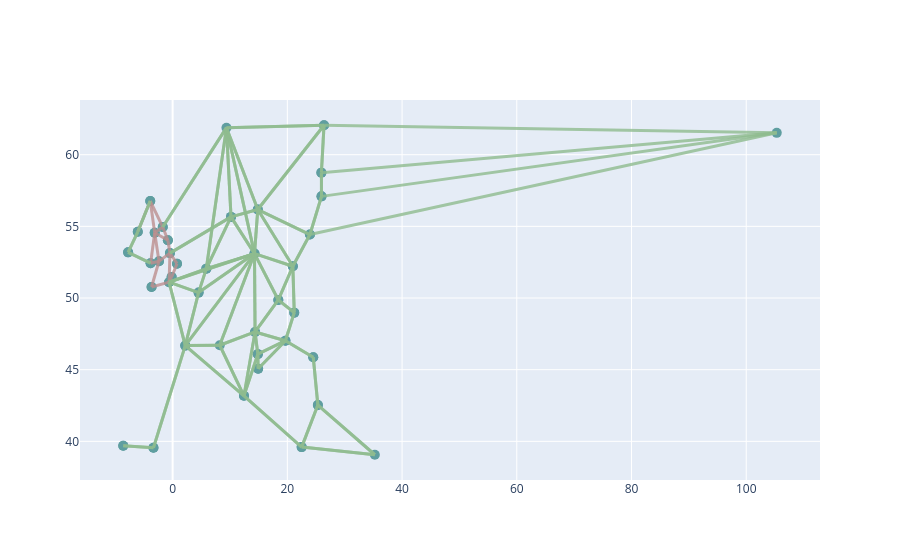

Notebook code cell kept with this figure:
### Code cell
#network.iplot()

### Figure 1 — Plotly figure (JSON) as saved in the notebook; plotly's stock layout.template omitted (floating-point values rounded to 4 significant figures; data arrays with more than 128 entries replaced by an {"elided": "..."} marker saying what was removed)
{"data": [{"hoverinfo": "text", "marker": {"color": "cadetblue", "size": 10}, "mode": "markers", "opacity": 1, "text": ["Bus EN_NorthEast", "Bus EN_NorthWest", "Bus EN_Yorkshire", "Bus EN_EastMidlands", "Bus EN_WestMidlands", "Bus EN_East", "Bus EN_London", "Bus EN_SouthEast", "Bus EN_SouthWest", "Bus EN_Wales", "Bus Scotland", "Bus NorthernIreland", "Bus Austria", "Bus Belgium", "Bus Bulgaria", "Bus Croatia", "Bus Czechia", "Bus Denmark", "Bus Estonia", "Bus Finland", "Bus France", "Bus Germany", "Bus Greece", "Bus Hungary", "Bus Ireland", "Bus Italy", "Bus Latvia", "Bus Lithuania", "Bus Netherlands", "Bus Poland", "Bus Portugal", "Bus Romania", "Bus Slovakia", "Bus Slovenia", "Bus Spain", "Bus Sweden", "Bus Norway", "Bus Switzerland", "Bus Turkey", "Bus Russia", "Bus EN_NorthEast_H2", "Bus EN_NorthWest_H2", "Bus EN_Yorkshire_H2", "Bus EN_EastMidlands_H2", "Bus EN_WestMidlands_H2", "Bus EN_East_H2", "Bus EN_London_H2", "Bus EN_SouthEast_H2", "Bus EN_SouthWest_H2", "Bus EN_Wales_H2", "Bus Scotland_H2", "Bus NorthernIreland_H2", "Bus Austria_H2", "Bus Belgium_H2", "Bus Bulgaria_H2", "Bus Croatia_H2", "Bus Czechia_H2", "Bus Denmark_H2", "Bus Estonia_H2", "Bus Finland_H2", "Bus France_H2", "Bus Germany_H2", "Bus Greece_H2", "Bus Hungary_H2", "Bus Ireland_H2", "Bus Italy_H2", "Bus Latvia_H2", "Bus Lithuania_H2", "Bus Netherlands_H2", "Bus Poland_H2", "Bus Portugal_H2", "Bus Romania_H2", "Bus Slovakia_H2", "Bus Slovenia_H2", "Bus Spain_H2", "Bus Sweden_H2"], "type": "scatter", "x": [-1.72, -3.123, -0.8259, -0.4647, -2.381, 0.7622, -0.1701, -0.6155, -3.673, -3.84, -3.902, -6.074, 14.37, 4.524, 25.32, 14.91, 18.43, 10.18, 25.93, 26.39, 2.202, 14.27, 22.5, 19.67, -7.76, 12.44, 25.96, 23.94, 5.876, 20.96, -8.608, 24.52, 21.2, 14.85, -3.342, 14.85, 9.385, 8.214, 35.25, 105.3, -1.72, -3.123, -0.8259, -0.4647, -2.381, 0.7622, -0.1701, -0.6155, -3.673, -3.84, -3.902, -6.074, 14.37, 4.524, 25.32, 14.91, 18.43, 10.18, 25.93, 26.39, 2.202, 14.27, 22.5, 19.67, -7.76, 12.44, 25.96, 23.94, 5.876, 20.96, -8.608, 24.52, 21.2, 14.85, -3.342, 14.85], "y": [54.95, 54.55, 54.03, 53.13, 52.57, 52.4, 51.47, 51.11, 50.77, 52.43, 56.77, 54.62, 47.63, 50.38, 42.53, 45.07, 49.86, 55.66, 58.75, 62.05, 46.68, 53.1, 39.6, 47.02, 53.19, 43.18, 57.09, 54.43, 52.05, 52.22, 39.69, 45.87, 48.98, 46.08, 39.56, 56.17, 61.88, 46.71, 39.07, 61.52, 54.95, 54.55, 54.03, 53.13, 52.57, 52.4, 51.47, 51.11, 50.77, 52.43, 56.77, 54.62, 47.63, 50.38, 42.53, 45.07, 49.86, 55.66, 58.75, 62.05, 46.68, 53.1, 39.6, 47.02, 53.19, 43.18, 57.09, 54.43, 52.05, 52.22, 39.69, 45.87, 48.98, 46.08, 39.56, 56.17]}, {"hoverinfo": "text", "marker": {"opacity": 0}, "mode": "markers", "text": ["Line EN_NorthEast_EN_NorthWest", "Line EN_NorthWest_EN_Yorkshire", "Line EN_NorthWest_EN_WestMidlands", "Line EN_Yorkshire_EN_NorthEast", "Line EN_EastMidlands_EN_Yorkshire", "Line EN_WestMidlands_EN_EastMidlands", "Line EN_East_EN_EastMidlands", "Line EN_London_EN_SouthEast", "Line EN_London_EN_East", "Line EN_SouthEast_EN_SouthWest", "Line EN_SouthEast_EN_EastMidlands", "Line EN_SouthWest_EN_WestMidlands", "Line EN_Wales_EN_WestMidlands", "Line EN_Wales_EN_NorthWest", "Line Scotland_EN_NorthEast", "Line Scotland_EN_NorthWest", "Line NorthernIreland_Scotland"], "type": "scatter", "x": [-2.422, -1.975, -2.752, -1.273, -0.6453, -1.423, 0.1488, -0.3928, 0.296, -2.144, -0.5401, -3.027, -3.111, -3.482, -2.811, -3.513, -4.988], "y": [54.75, 54.29, 53.56, 54.49, 53.58, 52.85, 52.77, 51.29, 51.93, 50.94, 52.12, 51.67, 52.5, 53.49, 55.86, 55.66, 55.69]}, {"hoverinfo": "text", "marker": {"opacity": 0}, "mode": "markers", "text": {"elided": "156 str values"}, "type": "scatter", "x": {"elided": "156 float values"}, "y": {"elided": "156 float values"}}], "layout": {"hovermode": "closest", "shapes": [{"line": {"color": "rosybrown", "width": 3}, "opacity": 0.8, "type": "line", "x0": -1.72, "x1": -3.123, "y0": 54.95, "y1": 54.55}, {"line": {"color": "rosybrown", "width": 3}, "opacity": 0.8, "type": "line", "x0": -3.123, "x1": -0.8259, "y0": 54.55, "y1": 54.03}, {"line": {"color": "rosybrown", "width": 3}, "opacity": 0.8, "type": "line", "x0": -3.123, "x1": -2.381, "y0": 54.55, "y1": 52.57}, {"line": {"color": "rosybrown", "width": 3}, "opacity": 0.8, "type": "line", "x0": -0.8259, "x1": -1.72, "y0": 54.03, "y1": 54.95}, {"line": {"color": "rosybrown", "width": 3}, "opacity": 0.8, "type": "line", "x0": -0.4647, "x1": -0.8259, "y0": 53.13, "y1": 54.03}, {"line": {"color": "rosybrown", "width": 3}, "opacity": 0.8, "type": "line", "x0": -2.381, "x1": -0.4647, "y0": 52.57, "y1": 53.13}, {"line": {"color": "rosybrown", "width": 3}, "opacity": 0.8, "type": "line", "x0": 0.7622, "x1": -0.4647, "y0": 52.4, "y1": 53.13}, {"line": {"color": "rosybrown", "width": 3}, "opacity": 0.8, "type": "line", "x0": -0.1701, "x1": -0.6155, "y0": 51.47, "y1": 51.11}, {"line": {"color": "rosybrown", "width": 3}, "opacity": 0.8, "type": "line", "x0": -0.1701, "x1": 0.7622, "y0": 51.47, "y1": 52.4}, {"line": {"color": "rosybrown", "width": 3}, "opacity": 0.8, "type": "line", "x0": -0.6155, "x1": -3.673, "y0": 51.11, "y1": 50.77}, {"line": {"color": "rosybrown", "width": 3}, "opacity": 0.8, "type": "line", "x0": -0.6155, "x1": -0.4647, "y0": 51.11, "y1": 53.13}, {"line": {"color": "rosybrown", "width": 3}, "opacity": 0.8, "type": "line", "x0": -3.673, "x1": -2.381, "y0": 50.77, "y1": 52.57}, {"line": {"color": "rosybrown", "width": 3}, "opacity": 0.8, "type": "line", "x0": -3.84, "x1": -2.381, "y0": 52.43, "y1": 52.57}, {"line": {"color": "rosybrown", "width": 3}, "opacity": 0.8, "type": "line", "x0": -3.84, "x1": -3.123, "y0": 52.43, "y1": 54.55}, {"line": {"color": "rosybrown", "width": 3}, "opacity": 0.8, "type": "line", "x0": -3.902, "x1": -1.72, "y0": 56.77, "y1": 54.95}, {"line": {"color": "rosybrown", "width": 3}, "opacity": 0.8, "type": "line", "x0": -3.902, "x1": -3.123, "y0": 56.77, "y1": 54.55}, {"line": {"color": "rosybrown", "width": 3}, "opacity": 0.8, "type": "line", "x0": -6.074, "x1": -3.902, "y0": 54.62, "y1": 56.77}, {"line": {"color": "darkseagreen", "width": 3}, "opacity": 0.8, "type": "line", "x0": 14.37, "x1": 8.214, "y0": 47.63, "y1": 46.71}, {"line": {"color": "darkseagreen", "width": 3}, "opacity": 0.8, "type": "line", "x0": 14.37, "x1": 18.43, "y0": 47.63, "y1": 49.86}, {"line": {"color": "darkseagreen", "width": 3}, "opacity": 0.8, "type": "line", "x0": 14.37, "x1": 14.27, "y0": 47.63, "y1": 53.1}, {"line": {"color": "darkseagreen", "width": 3}, "opacity": 0.8, "type": "line", "x0": 14.37, "x1": 19.67, "y0": 47.63, "y1": 47.02}, {"line": {"color": "darkseagreen", "width": 3}, "opacity": 0.8, "type": "line", "x0": 14.37, "x1": 12.44, "y0": 47.63, "y1": 43.18}, {"line": {"color": "darkseagreen", "width": 3}, "opacity": 0.8, "type": "line", "x0": 14.37, "x1": 14.85, "y0": 47.63, "y1": 46.08}, {"line": {"color": "darkseagreen", "width": 3}, "opacity": 0.8, "type": "line", "x0": 4.524, "x1": 14.27, "y0": 50.38, "y1": 53.1}, {"line": {"color": "darkseagreen", "width": 3}, "opacity": 0.8, "type": "line", "x0": 4.524, "x1": -0.6155, "y0": 50.38, "y1": 51.11}, {"line": {"color": "darkseagreen", "width": 3}, "opacity": 0.8, "type": "line", "x0": 4.524, "x1": 2.202, "y0": 50.38, "y1": 46.68}, {"line": {"color": "darkseagreen", "width": 3}, "opacity": 0.8, "type": "line", "x0": 4.524, "x1": 5.876, "y0": 50.38, "y1": 52.05}, {"line": {"color": "darkseagreen", "width": 3}, "opacity": 0.8, "type": "line", "x0": 25.32, "x1": 22.5, "y0": 42.53, "y1": 39.6}, {"line": {"color": "darkseagreen", "width": 3}, "opacity": 0.8, "type": "line", "x0": 25.32, "x1": 24.52, "y0": 42.53, "y1": 45.87}, {"line": {"color": "darkseagreen", "width": 3}, "opacity": 0.8, "type": "line", "x0": 25.32, "x1": 35.25, "y0": 42.53, "y1": 39.07}, {"line": {"color": "darkseagreen", "width": 3}, "opacity": 0.8, "type": "line", "x0": 8.214, "x1": 14.37, "y0": 46.71, "y1": 47.63}, {"line": {"color": "darkseagreen", "width": 3}, "opacity": 0.8, "type": "line", "x0": 8.214, "x1": 14.27, "y0": 46.71, "y1": 53.1}, {"line": {"color": "darkseagreen", "width": 3}, "opacity": 0.8, "type": "line", "x0": 8.214, "x1": 2.202, "y0": 46.71, "y1": 46.68}, {"line": {"color": "darkseagreen", "width": 3}, "opacity": 0.8, "type": "line", "x0": 8.214, "x1": 12.44, "y0": 46.71, "y1": 43.18}, {"line": {"color": "darkseagreen", "width": 3}, "opacity": 0.8, "type": "line", "x0": 18.43, "x1": 14.37, "y0": 49.86, "y1": 47.63}, {"line": {"color": "darkseagreen", "width": 3}, "opacity": 0.8, "type": "line", "x0": 18.43, "x1": 14.27, "y0": 49.86, "y1": 53.1}, {"line": {"color": "darkseagreen", "width": 3}, "opacity": 0.8, "type": "line", "x0": 18.43, "x1": 20.96, "y0": 49.86, "y1": 52.22}, {"line": {"color": "darkseagreen", "width": 3}, "opacity": 0.8, "type": "line", "x0": 18.43, "x1": 21.2, "y0": 49.86, "y1": 48.98}, {"line": {"color": "darkseagreen", "width": 3}, "opacity": 0.8, "type": "line", "x0": 14.27, "x1": 14.37, "y0": 53.1, "y1": 47.63}, {"line": {"color": "darkseagreen", "width": 3}, "opacity": 0.8, "type": "line", "x0": 14.27, "x1": 4.524, "y0": 53.1, "y1": 50.38}, {"line": {"color": "darkseagreen", "width": 3}, "opacity": 0.8, "type": "line", "x0": 14.27, "x1": 8.214, "y0": 53.1, "y1": 46.71}, {"line": {"color": "darkseagreen", "width": 3}, "opacity": 0.8, "type": "line", "x0": 14.27, "x1": 18.43, "y0": 53.1, "y1": 49.86}, {"line": {"color": "darkseagreen", "width": 3}, "opacity": 0.8, "type": "line", "x0": 14.27, "x1": 10.18, "y0": 53.1, "y1": 55.66}, {"line": {"color": "darkseagreen", "width": 3}, "opacity": 0.8, "type": "line", "x0": 14.27, "x1": -0.6155, "y0": 53.1, "y1": 51.11}, {"line": {"color": "darkseagreen", "width": 3}, "opacity": 0.8, "type": "line", "x0": 14.27, "x1": 2.202, "y0": 53.1, "y1": 46.68}, {"line": {"color": "darkseagreen", "width": 3}, "opacity": 0.8, "type": "line", "x0": 14.27, "x1": 5.876, "y0": 53.1, "y1": 52.05}, {"line": {"color": "darkseagreen", "width": 3}, "opacity": 0.8, "type": "line", "x0": 14.27, "x1": 9.385, "y0": 53.1, "y1": 61.88}, {"line": {"color": "darkseagreen", "width": 3}, "opacity": 0.8, "type": "line", "x0": 14.27, "x1": 20.96, "y0": 53.1, "y1": 52.22}, {"line": {"color": "darkseagreen", "width": 3}, "opacity": 0.8, "type": "line", "x0": 14.27, "x1": 14.85, "y0": 53.1, "y1": 56.17}, {"line": {"color": "darkseagreen", "width": 3}, "opacity": 0.8, "type": "line", "x0": 10.18, "x1": 14.27, "y0": 55.66, "y1": 53.1}, {"line": {"color": "darkseagreen", "width": 3}, "opacity": 0.8, "type": "line", "x0": 10.18, "x1": -0.4647, "y0": 55.66, "y1": 53.13}, {"line": {"color": "darkseagreen", "width": 3}, "opacity": 0.8, "type": "line", "x0": 10.18, "x1": 5.876, "y0": 55.66, "y1": 52.05}, {"line": {"color": "darkseagreen", "width": 3}, "opacity": 0.8, "type": "line", "x0": 10.18, "x1": 9.385, "y0": 55.66, "y1": 61.88}, {"line": {"color": "darkseagreen", "width": 3}, "opacity": 0.8, "type": "line", "x0": 10.18, "x1": 14.85, "y0": 55.66, "y1": 56.17}, {"line": {"color": "darkseagreen", "width": 3}, "opacity": 0.8, "type": "line", "x0": 25.93, "x1": 26.39, "y0": 58.75, "y1": 62.05}, {"line": {"color": "darkseagreen", "width": 3}, "opacity": 0.8, "type": "line", "x0": 25.93, "x1": 25.96, "y0": 58.75, "y1": 57.09}, {"line": {"color": "darkseagreen", "width": 3}, "opacity": 0.8, "type": "line", "x0": -0.4647, "x1": 10.18, "y0": 53.13, "y1": 55.66}, {"line": {"color": "darkseagreen", "width": 3}, "opacity": 0.8, "type": "line", "x0": -1.72, "x1": 9.385, "y0": 54.95, "y1": 61.88}, {"line": {"color": "darkseagreen", "width": 3}, "opacity": 0.8, "type": "line", "x0": -0.6155, "x1": 4.524, "y0": 51.11, "y1": 50.38}, {"line": {"color": "darkseagreen", "width": 3}, "opacity": 0.8, "type": "line", "x0": -0.6155, "x1": 14.27, "y0": 51.11, "y1": 53.1}, {"line": {"color": "darkseagreen", "width": 3}, "opacity": 0.8, "type": "line", "x0": -0.6155, "x1": 2.202, "y0": 51.11, "y1": 46.68}, {"line": {"color": "darkseagreen", "width": 3}, "opacity": 0.8, "type": "line", "x0": -0.6155, "x1": 5.876, "y0": 51.11, "y1": 52.05}, {"line": {"color": "darkseagreen", "width": 3}, "opacity": 0.8, "type": "line", "x0": -3.84, "x1": -7.76, "y0": 52.43, "y1": 53.19}, {"line": {"color": "darkseagreen", "width": 3}, "opacity": 0.8, "type": "line", "x0": -3.342, "x1": 2.202, "y0": 39.56, "y1": 46.68}, {"line": {"color": "darkseagreen", "width": 3}, "opacity": 0.8, "type": "line", "x0": -3.342, "x1": -8.608, "y0": 39.56, "y1": 39.69}, {"line": {"color": "darkseagreen", "width": 3}, "opacity": 0.8, "type": "line", "x0": 26.39, "x1": 25.93, "y0": 62.05, "y1": 58.75}, {"line": {"color": "darkseagreen", "width": 3}, "opacity": 0.8, "type": "line", "x0": 26.39, "x1": 9.385, "y0": 62.05, "y1": 61.88}, {"line": {"color": "darkseagreen", "width": 3}, "opacity": 0.8, "type": "line", "x0": 26.39, "x1": 14.85, "y0": 62.05, "y1": 56.17}, {"line": {"color": "darkseagreen", "width": 3}, "opacity": 0.8, "type": "line", "x0": 2.202, "x1": 4.524, "y0": 46.68, "y1": 50.38}, {"line": {"color": "darkseagreen", "width": 3}, "opacity": 0.8, "type": "line", "x0": 2.202, "x1": 8.214, "y0": 46.68, "y1": 46.71}, {"line": {"color": "darkseagreen", "width": 3}, "opacity": 0.8, "type": "line", "x0": 2.202, "x1": 14.27, "y0": 46.68, "y1": 53.1}, {"line": {"color": "darkseagreen", "width": 3}, "opacity": 0.8, "type": "line", "x0": 2.202, "x1": -0.6155, "y0": 46.68, "y1": 51.11}, {"line": {"color": "darkseagreen", "width": 3}, "opacity": 0.8, "type": "line", "x0": 2.202, "x1": -3.342, "y0": 46.68, "y1": 39.56}, {"line": {"color": "darkseagreen", "width": 3}, "opacity": 0.8, "type": "line", "x0": 2.202, "x1": 12.44, "y0": 46.68, "y1": 43.18}, {"line": {"color": "darkseagreen", "width": 3}, "opacity": 0.8, "type": "line", "x0": 22.5, "x1": 25.32, "y0": 39.6, "y1": 42.53}, {"line": {"color": "darkseagreen", "width": 3}, "opacity": 0.8, "type": "line", "x0": 22.5, "x1": 12.44, "y0": 39.6, "y1": 43.18}, {"line": {"color": "darkseagreen", "width": 3}, "opacity": 0.8, "type": "line", "x0": 22.5, "x1": 35.25, "y0": 39.6, "y1": 39.07}, {"line": {"color": "darkseagreen", "width": 3}, "opacity": 0.8, "type": "line", "x0": 14.91, "x1": 19.67, "y0": 45.07, "y1": 47.02}, {"line": {"color": "darkseagreen", "width": 3}, "opacity": 0.8, "type": "line", "x0": 14.91, "x1": 14.85, "y0": 45.07, "y1": 46.08}, {"line": {"color": "darkseagreen", "width": 3}, "opacity": 0.8, "type": "line", "x0": 19.67, "x1": 14.37, "y0": 47.02, "y1": 47.63}, {"line": {"color": "darkseagreen", "width": 3}, "opacity": 0.8, "type": "line", "x0": 19.67, "x1": 14.91, "y0": 47.02, "y1": 45.07}, {"line": {"color": "darkseagreen", "width": 3}, "opacity": 0.8, "type": "line", "x0": 19.67, "x1": 24.52, "y0": 47.02, "y1": 45.87}, {"line": {"color": "darkseagreen", "width": 3}, "opacity": 0.8, "type": "line", "x0": 19.67, "x1": 14.85, "y0": 47.02, "y1": 46.08}, {"line": {"color": "darkseagreen", "width": 3}, "opacity": 0.8, "type": "line", "x0": 19.67, "x1": 21.2, "y0": 47.02, "y1": 48.98}, {"line": {"color": "darkseagreen", "width": 3}, "opacity": 0.8, "type": "line", "x0": -7.76, "x1": -3.84, "y0": 53.19, "y1": 52.43}, {"line": {"color": "darkseagreen", "width": 3}, "opacity": 0.8, "type": "line", "x0": -7.76, "x1": -6.074, "y0": 53.19, "y1": 54.62}, {"line": {"color": "darkseagreen", "width": 3}, "opacity": 0.8, "type": "line", "x0": 12.44, "x1": 14.37, "y0": 43.18, "y1": 47.63}, {"line": {"color": "darkseagreen", "width": 3}, "opacity": 0.8, "type": "line", "x0": 12.44, "x1": 8.214, "y0": 43.18, "y1": 46.71}, {"line": {"color": "darkseagreen", "width": 3}, "opacity": 0.8, "type": "line", "x0": 12.44, "x1": 2.202, "y0": 43.18, "y1": 46.68}, {"line": {"color": "darkseagreen", "width": 3}, "opacity": 0.8, "type": "line", "x0": 12.44, "x1": 22.5, "y0": 43.18, "y1": 39.6}, {"line": {"color": "darkseagreen", "width": 3}, "opacity": 0.8, "type": "line", "x0": 12.44, "x1": 14.85, "y0": 43.18, "y1": 46.08}, {"line": {"color": "darkseagreen", "width": 3}, "opacity": 0.8, "type": "line", "x0": 23.94, "x1": 25.96, "y0": 54.43, "y1": 57.09}, {"line": {"color": "darkseagreen", "width": 3}, "opacity": 0.8, "type": "line", "x0": 23.94, "x1": 20.96, "y0": 54.43, "y1": 52.22}, {"line": {"color": "darkseagreen", "width": 3}, "opacity": 0.8, "type": "line", "x0": 23.94, "x1": 14.85, "y0": 54.43, "y1": 56.17}, {"line": {"color": "darkseagreen", "width": 3}, "opacity": 0.8, "type": "line", "x0": 25.96, "x1": 25.93, "y0": 57.09, "y1": 58.75}, {"line": {"color": "darkseagreen", "width": 3}, "opacity": 0.8, "type": "line", "x0": 25.96, "x1": 23.94, "y0": 57.09, "y1": 54.43}, {"line": {"color": "darkseagreen", "width": 3}, "opacity": 0.8, "type": "line", "x0": 5.876, "x1": 4.524, "y0": 52.05, "y1": 50.38}, {"line": {"color": "darkseagreen", "width": 3}, "opacity": 0.8, "type": "line", "x0": 5.876, "x1": 14.27, "y0": 52.05, "y1": 53.1}, {"line": {"color": "darkseagreen", "width": 3}, "opacity": 0.8, "type": "line", "x0": 5.876, "x1": 10.18, "y0": 52.05, "y1": 55.66}, {"line": {"color": "darkseagreen", "width": 3}, "opacity": 0.8, "type": "line", "x0": 5.876, "x1": -0.6155, "y0": 52.05, "y1": 51.11}, {"line": {"color": "darkseagreen", "width": 3}, "opacity": 0.8, "type": "line", "x0": 5.876, "x1": 9.385, "y0": 52.05, "y1": 61.88}, {"line": {"color": "darkseagreen", "width": 3}, "opacity": 0.8, "type": "line", "x0": 9.385, "x1": 14.27, "y0": 61.88, "y1": 53.1}, {"line": {"color": "darkseagreen", "width": 3}, "opacity": 0.8, "type": "line", "x0": 9.385, "x1": 10.18, "y0": 61.88, "y1": 55.66}, {"line": {"color": "darkseagreen", "width": 3}, "opacity": 0.8, "type": "line", "x0": 9.385, "x1": -1.72, "y0": 61.88, "y1": 54.95}, {"line": {"color": "darkseagreen", "width": 3}, "opacity": 0.8, "type": "line", "x0": 9.385, "x1": 26.39, "y0": 61.88, "y1": 62.05}, {"line": {"color": "darkseagreen", "width": 3}, "opacity": 0.8, "type": "line", "x0": 9.385, "x1": 5.876, "y0": 61.88, "y1": 52.05}, {"line": {"color": "darkseagreen", "width": 3}, "opacity": 0.8, "type": "line", "x0": 9.385, "x1": 14.85, "y0": 61.88, "y1": 56.17}, {"line": {"color": "darkseagreen", "width": 3}, "opacity": 0.8, "type": "line", "x0": -6.074, "x1": -7.76, "y0": 54.62, "y1": 53.19}, {"line": {"color": "darkseagreen", "width": 3}, "opacity": 0.8, "type": "line", "x0": -6.074, "x1": -3.902, "y0": 54.62, "y1": 56.77}, {"line": {"color": "darkseagreen", "width": 3}, "opacity": 0.8, "type": "line", "x0": 20.96, "x1": 18.43, "y0": 52.22, "y1": 49.86}, {"line": {"color": "darkseagreen", "width": 3}, "opacity": 0.8, "type": "line", "x0": 20.96, "x1": 14.27, "y0": 52.22, "y1": 53.1}, {"line": {"color": "darkseagreen", "width": 3}, "opacity": 0.8, "type": "line", "x0": 20.96, "x1": 23.94, "y0": 52.22, "y1": 54.43}, {"line": {"color": "darkseagreen", "width": 3}, "opacity": 0.8, "type": "line", "x0": 20.96, "x1": 14.85, "y0": 52.22, "y1": 56.17}, {"line": {"color": "darkseagreen", "width": 3}, "opacity": 0.8, "type": "line", "x0": 20.96, "x1": 21.2, "y0": 52.22, "y1": 48.98}, {"line": {"color": "darkseagreen", "width": 3}, "opacity": 0.8, "type": "line", "x0": -8.608, "x1": -3.342, "y0": 39.69, "y1": 39.56}, {"line": {"color": "darkseagreen", "width": 3}, "opacity": 0.8, "type": "line", "x0": 24.52, "x1": 25.32, "y0": 45.87, "y1": 42.53}, {"line": {"color": "darkseagreen", "width": 3}, "opacity": 0.8, "type": "line", "x0": 24.52, "x1": 19.67, "y0": 45.87, "y1": 47.02}, {"line": {"color": "darkseagreen", "width": 3}, "opacity": 0.8, "type": "line", "x0": 105.3, "x1": 25.93, "y0": 61.52, "y1": 58.75}, {"line": {"color": "darkseagreen", "width": 3}, "opacity": 0.8, "type": "line", "x0": 105.3, "x1": 26.39, "y0": 61.52, "y1": 62.05}, {"line": {"color": "darkseagreen", "width": 3}, "opacity": 0.8, "type": "line", "x0": 105.3, "x1": 23.94, "y0": 61.52, "y1": 54.43}, {"line": {"color": "darkseagreen", "width": 3}, "opacity": 0.8, "type": "line", "x0": 105.3, "x1": 25.96, "y0": 61.52, "y1": 57.09}, {"line": {"color": "darkseagreen", "width": 3}, "opacity": 0.8, "type": "line", "x0": -3.902, "x1": -6.074, "y0": 56.77, "y1": 54.62}, {"line": {"color": "darkseagreen", "width": 3}, "opacity": 0.8, "type": "line", "x0": 14.85, "x1": 14.27, "y0": 56.17, "y1": 53.1}, {"line": {"color": "darkseagreen", "width": 3}, "opacity": 0.8, "type": "line", "x0": 14.85, "x1": 10.18, "y0": 56.17, "y1": 55.66}, {"line": {"color": "darkseagreen", "width": 3}, "opacity": 0.8, "type": "line", "x0": 14.85, "x1": 26.39, "y0": 56.17, "y1": 62.05}, {"line": {"color": "darkseagreen", "width": 3}, "opacity": 0.8, "type": "line", "x0": 14.85, "x1": 23.94, "y0": 56.17, "y1": 54.43}, {"line": {"color": "darkseagreen", "width": 3}, "opacity": 0.8, "type": "line", "x0": 14.85, "x1": 9.385, "y0": 56.17, "y1": 61.88}, {"line": {"color": "darkseagreen", "width": 3}, "opacity": 0.8, "type": "line", "x0": 14.85, "x1": 20.96, "y0": 56.17, "y1": 52.22}, {"line": {"color": "darkseagreen", "width": 3}, "opacity": 0.8, "type": "line", "x0": 14.85, "x1": 14.37, "y0": 46.08, "y1": 47.63}, {"line": {"color": "darkseagreen", "width": 3}, "opacity": 0.8, "type": "line", "x0": 14.85, "x1": 14.91, "y0": 46.08, "y1": 45.07}, {"line": {"color": "darkseagreen", "width": 3}, "opacity": 0.8, "type": "line", "x0": 14.85, "x1": 19.67, "y0": 46.08, "y1": 47.02}, {"line": {"color": "darkseagreen", "width": 3}, "opacity": 0.8, "type": "line", "x0": 14.85, "x1": 12.44, "y0": 46.08, "y1": 43.18}, {"line": {"color": "darkseagreen", "width": 3}, "opacity": 0.8, "type": "line", "x0": 21.2, "x1": 18.43, "y0": 48.98, "y1": 49.86}, {"line": {"color": "darkseagreen", "width": 3}, "opacity": 0.8, "type": "line", "x0": 21.2, "x1": 19.67, "y0": 48.98, "y1": 47.02}, {"line": {"color": "darkseagreen", "width": 3}, "opacity": 0.8, "type": "line", "x0": 21.2, "x1": 20.96, "y0": 48.98, "y1": 52.22}, {"line": {"color": "darkseagreen", "width": 3}, "opacity": 0.8, "type": "line", "x0": 35.25, "x1": 25.32, "y0": 39.07, "y1": 42.53}, {"line": {"color": "darkseagreen", "width": 3}, "opacity": 0.8, "type": "line", "x0": 35.25, "x1": 22.5, "y0": 39.07, "y1": 39.6}, {"line": {"color": "darkseagreen", "width": 3}, "opacity": 0.8, "type": "line", "x0": -1.72, "x1": -1.72, "y0": 54.95, "y1": 54.95}, {"line": {"color": "darkseagreen", "width": 3}, "opacity": 0.8, "type": "line", "x0": -3.123, "x1": -3.123, "y0": 54.55, "y1": 54.55}, {"line": {"color": "darkseagreen", "width": 3}, "opacity": 0.8, "type": "line", "x0": -0.8259, "x1": -0.8259, "y0": 54.03, "y1": 54.03}, {"line": {"color": "darkseagreen", "width": 3}, "opacity": 0.8, "type": "line", "x0": -0.4647, "x1": -0.4647, "y0": 53.13, "y1": 53.13}, {"line": {"color": "darkseagreen", "width": 3}, "opacity": 0.8, "type": "line", "x0": -2.381, "x1": -2.381, "y0": 52.57, "y1": 52.57}, {"line": {"color": "darkseagreen", "width": 3}, "opacity": 0.8, "type": "line", "x0": 0.7622, "x1": 0.7622, "y0": 52.4, "y1": 52.4}, {"line": {"color": "darkseagreen", "width": 3}, "opacity": 0.8, "type": "line", "x0": -0.1701, "x1": -0.1701, "y0": 51.47, "y1": 51.47}, {"line": {"color": "darkseagreen", "width": 3}, "opacity": 0.8, "type": "line", "x0": -0.6155, "x1": -0.6155, "y0": 51.11, "y1": 51.11}, {"line": {"color": "darkseagreen", "width": 3}, "opacity": 0.8, "type": "line", "x0": -3.673, "x1": -3.673, "y0": 50.77, "y1": 50.77}, {"line": {"color": "darkseagreen", "width": 3}, "opacity": 0.8, "type": "line", "x0": -3.84, "x1": -3.84, "y0": 52.43, "y1": 52.43}, {"line": {"color": "darkseagreen", "width": 3}, "opacity": 0.8, "type": "line", "x0": -3.902, "x1": -3.902, "y0": 56.77, "y1": 56.77}, {"line": {"color": "darkseagreen", "width": 3}, "opacity": 0.8, "type": "line", "x0": -6.074, "x1": -6.074, "y0": 54.62, "y1": 54.62}, {"line": {"color": "darkseagreen", "width": 3}, "opacity": 0.8, "type": "line", "x0": 14.37, "x1": 14.37, "y0": 47.63, "y1": 47.63}, {"line": {"color": "darkseagreen", "width": 3}, "opacity": 0.8, "type": "line", "x0": 4.524, "x1": 4.524, "y0": 50.38, "y1": 50.38}, {"line": {"color": "darkseagreen", "width": 3}, "opacity": 0.8, "type": "line", "x0": 25.32, "x1": 25.32, "y0": 42.53, "y1": 42.53}, {"line": {"color": "darkseagreen", "width": 3}, "opacity": 0.8, "type": "line", "x0": 14.91, "x1": 14.91, "y0": 45.07, "y1": 45.07}, {"line": {"color": "darkseagreen", "width": 3}, "opacity": 0.8, "type": "line", "x0": 18.43, "x1": 18.43, "y0": 49.86, "y1": 49.86}, {"line": {"color": "darkseagreen", "width": 3}, "opacity": 0.8, "type": "line", "x0": 10.18, "x1": 10.18, "y0": 55.66, "y1": 55.66}, {"line": {"color": "darkseagreen", "width": 3}, "opacity": 0.8, "type": "line", "x0": 25.93, "x1": 25.93, "y0": 58.75, "y1": 58.75}, {"line": {"color": "darkseagreen", "width": 3}, "opacity": 0.8, "type": "line", "x0": 26.39, "x1": 26.39, "y0": 62.05, "y1": 62.05}, {"line": {"color": "darkseagreen", "width": 3}, "opacity": 0.8, "type": "line", "x0": 2.202, "x1": 2.202, "y0": 46.68, "y1": 46.68}, {"line": {"color": "darkseagreen", "width": 3}, "opacity": 0.8, "type": "line", "x0": 14.27, "x1": 14.27, "y0": 53.1, "y1": 53.1}, {"line": {"color": "darkseagreen", "width": 3}, "opacity": 0.8, "type": "line", "x0": 22.5, "x1": 22.5, "y0": 39.6, "y1": 39.6}, {"line": {"color": "darkseagreen", "width": 3}, "opacity": 0.8, "type": "line", "x0": 19.67, "x1": 19.67, "y0": 47.02, "y1": 47.02}, {"line": {"color": "darkseagreen", "width": 3}, "opacity": 0.8, "type": "line", "x0": -7.76, "x1": -7.76, "y0": 53.19, "y1": 53.19}, {"line": {"color": "darkseagreen", "width": 3}, "opacity": 0.8, "type": "line", "x0": 12.44, "x1": 12.44, "y0": 43.18, "y1": 43.18}, {"line": {"color": "darkseagreen", "width": 3}, "opacity": 0.8, "type": "line", "x0": 25.96, "x1": 25.96, "y0": 57.09, "y1": 57.09}, {"line": {"color": "darkseagreen", "width": 3}, "opacity": 0.8, "type": "line", "x0": 23.94, "x1": 23.94, "y0": 54.43, "y1": 54.43}, {"line": {"color": "darkseagreen", "width": 3}, "opacity": 0.8, "type": "line", "x0": 5.876, "x1": 5.876, "y0": 52.05, "y1": 52.05}, {"line": {"color": "darkseagreen", "width": 3}, "opacity": 0.8, "type": "line", "x0": 20.96, "x1": 20.96, "y0": 52.22, "y1": 52.22}, {"line": {"color": "darkseagreen", "width": 3}, "opacity": 0.8, "type": "line", "x0": -8.608, "x1": -8.608, "y0": 39.69, "y1": 39.69}, {"line": {"color": "darkseagreen", "width": 3}, "opacity": 0.8, "type": "line", "x0": 24.52, "x1": 24.52, "y0": 45.87, "y1": 45.87}, {"line": {"color": "darkseagreen", "width": 3}, "opacity": 0.8, "type": "line", "x0": 21.2, "x1": 21.2, "y0": 48.98, "y1": 48.98}, {"line": {"color": "darkseagreen", "width": 3}, "opacity": 0.8, "type": "line", "x0": 14.85, "x1": 14.85, "y0": 46.08, "y1": 46.08}, {"line": {"color": "darkseagreen", "width": 3}, "opacity": 0.8, "type": "line", "x0": -3.342, "x1": -3.342, "y0": 39.56, "y1": 39.56}, {"line": {"color": "darkseagreen", "width": 3}, "opacity": 0.8, "type": "line", "x0": 14.85, "x1": 14.85, "y0": 56.17, "y1": 56.17}], "showlegend": false, "title": {"text": ""}}}
